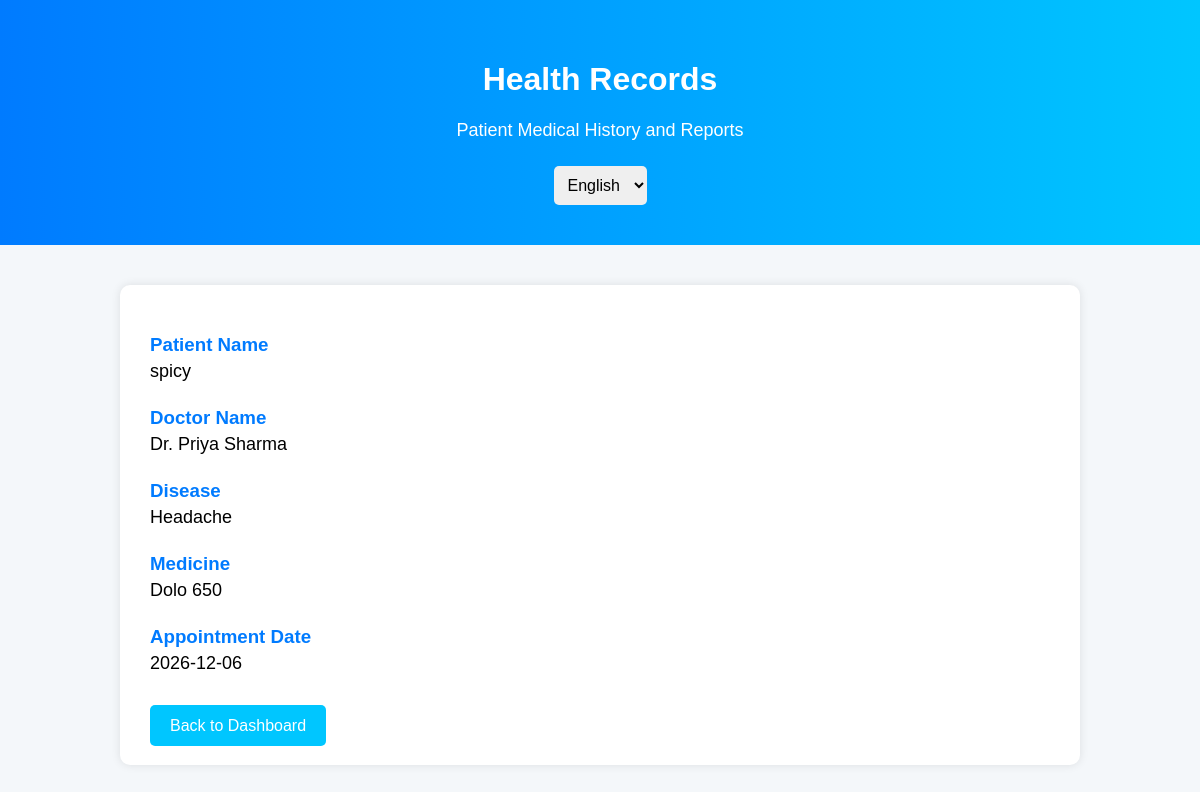
Page /records on the committed database.
### app.py (models this page shows)
class Appointment(db.Model):
    id = db.Column(db.Integer, primary_key=True)
    patient_name = db.Column(db.String(100))
    doctor_name = db.Column(db.String(100))
    appointment_date = db.Column(db.String(50))
    appointment_time = db.Column(db.String(50))
    symptoms = db.Column(db.String(500))
    age = db.Column(db.String(10))
    blood_group = db.Column(db.String(10))

### app.py (the view, shortened to what this page needs)
@app.route('/records')
def records():
    latest_appointment = Appointment.query.order_by(
        Appointment.id.desc()
    ).first()
    if latest_appointment:
        record = {
            "patient_name":
            latest_appointment.patient_name,
            "doctor":
            latest_appointment.doctor_name,
            "disease": latest_appointment.symptoms,
            "medicine": get_medicine(latest_appointment.symptoms),
            "date":
            latest_appointment.appointment_date
        }
    return render_template(
        'health_records.html',
        record=record
    )

### app.py (called while the page is built)
def get_medicine(symptoms):
    symptoms = symptoms.lower()
    if "fever" in symptoms:
        return "Paracetamol"
    elif "cold" in symptoms:
        return "Cetirizine"
    elif "headache" in symptoms:
        return "Dolo 650"
    elif "cough" in symptoms:
        return "Benadryl Syrup"
    elif "stomach" in symptoms or "stomach pain" in symptoms:
        return "Pantoprazole"
    else:
        return "Consult Doctor"

### templates/health_records.html (shortened to what this page needs)
<!DOCTYPE html>
<html lang="en">
<head>
</head>
<body>
    <div class="header">
        <h1 id="title">Health Records</h1>
        <p id="subtitle">
            Patient Medical History and Reports
        </p>
        <div class="language-box">
            <select onchange="changeLanguage(this.value)">
                <option value="english">
                    English
                </option>
            </select>
        </div>
    </div>
    <div class="container">
        <div class="card">
            <h3 id="patient-text">
                Patient Name
            </h3>
            <p>
                {{ record.patient_name }}
            </p>
            <h3 id="doctor-text">
                Doctor Name
            </h3>
            <p>
                {{ record.doctor }}
            </p>
            <h3 id="disease-text">
                Disease
            </h3>
            <p>
                {{ record.disease }}
            </p>
            <h3 id="medicine-text">
                Medicine
            </h3>
            <p>
                {{ record.medicine }}
            </p>
            <h3 id="date-text">
                Appointment Date
            </h3>
            <p>
                {{ record.date }}
            </p>
            <br>
            <a href="/patient"
               class="btn"
               id="back-btn">
               Back to Dashboard
            </a>
        </div>
    </div>
</body>
</html>

### templates/health_records.html (style rules this page uses)
body { margin:0; padding:0; font-family:Arial; background:#f4f7fa; }
.header { background:linear-gradient(to right,#007bff,#00c6ff); color:white; text-align:center; padding:40px; }
.language-box { margin-top:20px; }
select { padding:10px; border:none; border-radius:5px; font-size:16px; }
.container { width:80%; margin:40px auto; }
.card { background:white; padding:30px; border-radius:10px; box-shadow:0 0 10px rgba(0,0,0,0.1); }
h3 { color:#007bff; margin-bottom:5px; }
p { margin-top:0; margin-bottom:25px; font-size:18px; }
.btn { background:#00c6ff; color:white; padding:12px 20px; text-decoration:none; border-radius:5px; }

### rows in the picture
Appointment: patient_name "spicy", doctor "Dr. Priya Sharma", disease "Headache", date "2026-12-06"

### other values in the picture
{{ record.medicine }} "Dolo 650"
